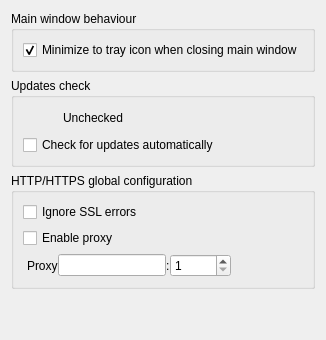
        <widget class="QWidget" name="GeneralPage">
         <layout class="QVBoxLayout" name="verticalLayout_5">
          <item>
           <widget class="QGroupBox" name="behaviourGroupBox">
            <property name="title">
             <string>Main window behaviour</string>
            </property>
            <layout class="QVBoxLayout" name="verticalLayout_6">
             <item>
              <widget class="QCheckBox" name="minimizeCheckBox">
               <property name="text">
                <string>Minimize to tray icon when closing main window</string>
               </property>
               <property name="checked">
                <bool>true</bool>
               </property>
              </widget>
             </item>
            </layout>
           </widget>
          </item>
          <item>
           <widget class="QGroupBox" name="updatesGroupBox">
            <property name="title">
             <string>Updates check</string>
            </property>
            <layout class="QVBoxLayout" name="verticalLayout_3">
             <item>
              <widget class="QWidget" name="widget2" native="true">
               <layout class="QHBoxLayout" name="horizontalLayout_4">
                <property name="spacing">
                 <number>0</number>
                </property>
                <property name="leftMargin">
                 <number>0</number>
                </property>
                <property name="topMargin">
                 <number>0</number>
                </property>
                <property name="rightMargin">
                 <number>0</number>
                </property>
                <property name="bottomMargin">
                 <number>0</number>
                </property>
                <item>
                 <widget class="QPushButton" name="checkUpdatePushButton">
                  <property name="sizePolicy">
                   <sizepolicy hsizetype="Maximum" vsizetype="Fixed">
                    <horstretch>0</horstretch>
                    <verstretch>0</verstretch>
                   </sizepolicy>
                  </property>
                  <property name="text">
                   <string/>
                  </property>
                  <property name="icon">
                   <iconset resource="gui_res.qrc">
                    <normaloff>:/Images/icons/view-refresh.png</normaloff>:/Images/icons/view-refresh.png</iconset>
                  </property>
                  <property name="flat">
                   <bool>true</bool>
                  </property>
                 </widget>
                </item>
                <item>
                 <widget class="QLabel" name="versionCheckedLabel">
                  <property name="sizePolicy">
                   <sizepolicy hsizetype="Preferred" vsizetype="Maximum">
                    <horstretch>0</horstretch>
                    <verstretch>0</verstretch>
                   </sizepolicy>
                  </property>
                  <property name="text">
                   <string>Unchecked</string>
                  </property>
                  <property name="alignment">
                   <set>Qt::AlignLeading|Qt::AlignLeft|Qt::AlignVCenter</set>
                  </property>
                 </widget>
                </item>
               </layout>
              </widget>
             </item>
             <item>
              <widget class="QCheckBox" name="autoUpdateCheckBox">
               <property name="text">
                <string>Check for updates automatically</string>
               </property>
              </widget>
             </item>
            </layout>
           </widget>
          </item>
          <item>
           <widget class="QGroupBox" name="httpGlobalGroupBox">
            <property name="title">
             <string>HTTP/HTTPS global configuration</string>
            </property>
            <layout class="QVBoxLayout" name="verticalLayout_4">
             <item>
              <widget class="QCheckBox" name="ignoreSSLErrCheckBox">
               <property name="text">
                <string>Ignore SSL errors</string>
               </property>
              </widget>
             </item>
             <item>
              <widget class="QCheckBox" name="enableProxyCheckBox">
               <property name="text">
                <string>Enable proxy</string>
               </property>
              </widget>
             </item>
             <item>
              <widget class="QWidget" name="widget_2" native="true">
               <layout class="QHBoxLayout" name="horizontalLayout_5">
                <property name="spacing">
                 <number>0</number>
                </property>
                <property name="leftMargin">
                 <number>4</number>
                </property>
                <property name="topMargin">
                 <number>0</number>
                </property>
                <property name="rightMargin">
                 <number>4</number>
                </property>
                <property name="bottomMargin">
                 <number>0</number>
                </property>
                <item alignment="Qt::AlignLeft">
                 <widget class="QLabel" name="label_2">
                  <property name="text">
                   <string>Proxy</string>
                  </property>
                 </widget>
                </item>
                <item alignment="Qt::AlignLeft">
                 <widget class="QLineEdit" name="proxyHostLineEdit">
                  <property name="maximumSize">
                   <size>
                    <width>150</width>
                    <height>16777215</height>
                   </size>
                  </property>
                  <property name="toolTip">
                   <string>&lt;html&gt;&lt;head/&gt;&lt;body&gt;&lt;p&gt;Proxy IP&lt;/p&gt;&lt;/body&gt;&lt;/html&gt;</string>
                  </property>
                 </widget>
                </item>
                <item>
                 <widget class="QLabel" name="label_7">
                  <property name="text">
                   <string>:</string>
                  </property>
                 </widget>
                </item>
                <item>
                 <widget class="QSpinBox" name="proxyPortSpinBox">
                  <property name="sizePolicy">
                   <sizepolicy hsizetype="Maximum" vsizetype="Fixed">
                    <horstretch>0</horstretch>
                    <verstretch>0</verstretch>
                   </sizepolicy>
                  </property>
                  <property name="toolTip">
                   <string>Proxy port</string>
                  </property>
                  <property name="minimum">
                   <number>1</number>
                  </property>
                  <property name="maximum">
                   <number>65535</number>
                  </property>
                 </widget>
                </item>
                <item>
                 <spacer name="horizontalSpacer_3">
                  <property name="orientation">
                   <enum>Qt::Horizontal</enum>
                  </property>
                  <property name="sizeHint" stdset="0">
                   <size>
                    <width>40</width>
                    <height>20</height>
                   </size>
                  </property>
                 </spacer>
                </item>
               </layout>
              </widget>
             </item>
            </layout>
           </widget>
          </item>
          <item>
           <spacer name="verticalSpacer_3">
            <property name="orientation">
             <enum>Qt::Vertical</enum>
            </property>
            <property name="sizeHint" stdset="0">
             <size>
              <width>20</width>
              <height>40</height>
             </size>
            </property>
           </spacer>
          </item>
         </layout>
        </widget>
